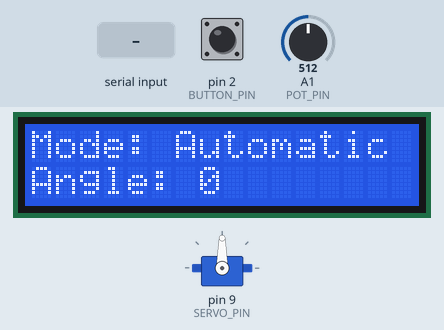
Simulated run of this program. Board: Arduino Uno, built with avr-gcc and run on an emulated ATmega328P. On the bench: servo, 16×2 character LCD. The test bench sets the inputs (shaded band); at power-on: pin 2 (BUTTON_PIN) LOW, A1 (POT_PIN) = 512. What the program prints to the serial monitor is not drawn.

Above: at 1.2 s.
1.3 s: pin 2 (BUTTON_PIN) pulled HIGH for 0.15 s
At 1.9 s:
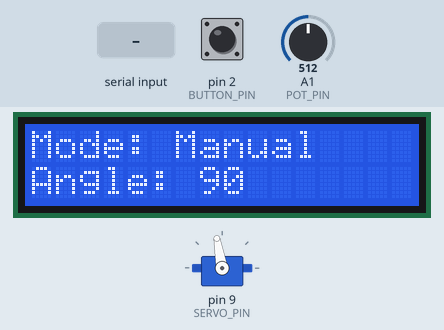
2.9 s: A1 (POT_PIN) set to 716
At 3.8 s:
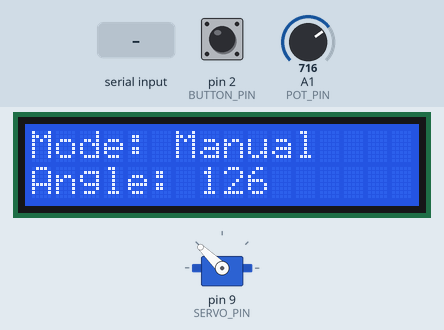
4.4 s: A1 (POT_PIN) set to 900
At 5.0 s:
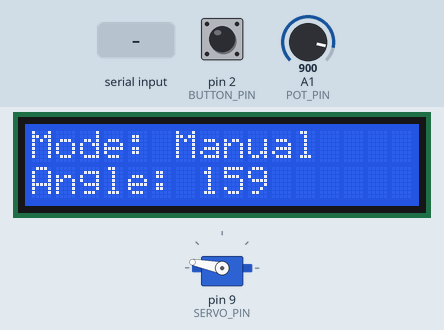
5.9 s: pin 2 (BUTTON_PIN) pulled HIGH for 1 s
At 6.6 s:
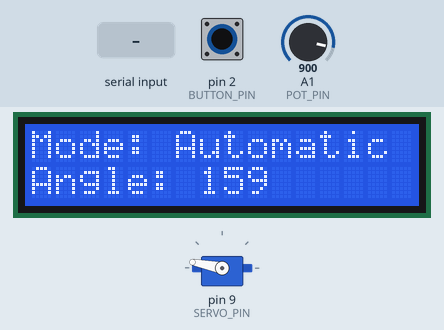
8.4 s: "90,45\n" received over Serial
At 10.8 s:
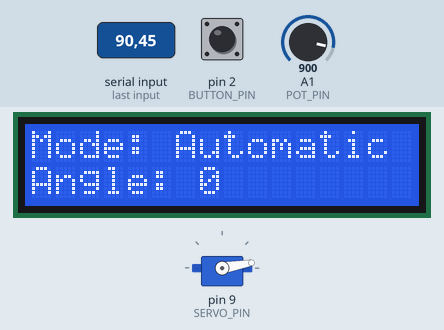
11.1 s: "30,150\n" received over Serial
At 11.8 s:
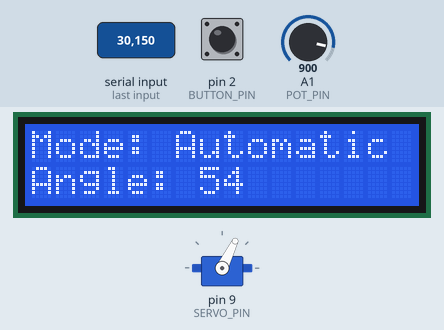
Timing chart, 0 to 14.1 s (numbered marks = the images above; inputs shaded):
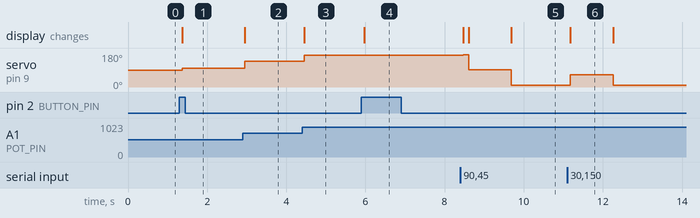

Measured:
- after the input at 1.3 s, servo on pin 9 (SERVO_PIN): 90° → 100° after 0.07 s; the display: changes after 0.07 s (image 1)
- after the input at 2.9 s, servo on pin 9 (SERVO_PIN): 100° → 136° after 0.06 s; the display: changes after 0.06 s (image 2)
- after the input at 4.4 s, servo on pin 9 (SERVO_PIN): 136° → 169° after 0.06 s; the display: changes after 0.06 s (image 3)
- after the input at 5.9 s, the display: changes after 0.07 s (image 4)
- after the input at 8.4 s, servo on pin 9 (SERVO_PIN): 169° → 172° after 0.07 s, → 91° 0.14 s later, → 10° 1.1 s later; the display: first changes after 0.07 s (image 5 shows a later state)
- after the input at 11.1 s, servo on pin 9 (SERVO_PIN): 10° → 64° after 0.07 s, → 10° 1.1 s later; the display: changes after 0.07 s (image 6)
- what the display in image 6 shows lasts 1.1 s, from 11.2 s to 12.3 s

The program:

main.cpp
```cpp
#include "ServoController.h"
#include "Potentiometer.h"
#include "Display.h"
#include "SerialIO.h"
#include "FSM.h"
#include <Arduino.h>

#define BUTTON_PIN 2
#define POT_PIN A1
#define SERVO_PIN 9
#define LCD_ADDR 0x27
#define LCD_COLS 16
#define LCD_ROWS 2

SerialIO serial;
ServoController servo(SERVO_PIN);
Potentiometer pot(POT_PIN);
Display display(LCD_ADDR, LCD_COLS, LCD_ROWS);
FSM fsm;

volatile bool buttonPressed = false;
volatile bool serialDataReceived = false;
volatile int serialValue = 0;
void buttonISR() {
    buttonPressed = true;
    delay(30); // debounce
}

void serialEvent() {
    Serial.println("Serial data received");
    serialValue = Serial.parseInt();
    serialDataReceived = true;
}

void setup() {

    Serial.begin(9600);
    Serial.println("Starting setup");
    serial.init();
    serial.setDebugEnabled(true);
    serial.debug("Serial debugging enabled");
    servo.init(serial);
    display.init(serial);
    fsm.init(serial);
    display.printMsg("Avviato...");

    serial.debug("Setup complete");
    pinMode(BUTTON_PIN, INPUT);
    attachInterrupt(digitalPinToInterrupt(BUTTON_PIN), buttonISR, RISING);
}

void loop() {
    fsm.update(&buttonPressed , &serialDataReceived, serialValue, pot, servo, display);


    if(buttonPressed != false) {
        Serial.println("Button pressed");
    }
}
```

Display.cpp
```cpp
#include "Display.h"

Display::Display(int addr, int cols, int rows) : lcd(addr, cols, rows) {
    this->cols = cols;
    this->rows = rows;
}
void Display::init(SerialIO& serial) {
    lcd.init();
    lcd.backlight();
    this->serial = serial;
}

void Display::printMsg(String msg) {
    lcd.clear();
    int len = constrain(msg.length(), 0, cols* rows);

    for(int i = 0; i < len; i++) {
        int x = len < 16 ? 0 : 1;
        int y = len < 16 ? i : i - 16;
        lcd.setCursor(y, x);
        lcd.print(msg[i]);
    }
}

bool Display::needUpdate(String mode, int angle){
    if (mode != this->mode || angle != this->angle){
        return true;
    }
    return false;
}
String Display::modeToStr(State mode){
    return mode == AUTOMATIC ? "Automatic" : "Manual";
}

void Display::update(State mode, int angle) {
    String modeStr = modeToStr(mode);
    if(!needUpdate(modeStr, angle)){
        return;
    }
    this->mode = modeStr;
    this->angle = angle;
    lcd.clear();
    String firstLine = "Mode: " + modeStr;
    for(int i = 0; i < firstLine.length(); i++) {
        lcd.setCursor(i, 0);
        lcd.print(firstLine[i]);
    }
    String secondLine = "Angle: " + String(angle);
    for(int i = 0; i < secondLine.length(); i++) {
        lcd.setCursor(i, 1);
        lcd.print(secondLine[i]);
    }
}
```

Display.h
```cpp
#ifndef DISPLAY_H
#define DISPLAY_H

#include <LiquidCrystal_I2C.h>
#include "SerialIO.h"
#include "State.h"

class Display {
public:
    Display(int addr, int cols, int rows);
    void init(SerialIO& serial);
    void update(State mode, int angle);
    void printMsg(String msg);

private:
    bool needUpdate(String mode, int angle);
    String modeToStr(State mode);
    LiquidCrystal_I2C lcd;
    SerialIO serial;
    int cols;
    int rows;
    String mode;
    int angle;
};

#endif
```

FSM.cpp
```cpp
#include "FSM.h"
#include <Arduino.h>

void FSM::init( SerialIO& serial) {
    currentState = AUTOMATIC;
    this->serial = serial;
}

void FSM::update(volatile bool* buttonPressed, volatile bool* serialDataReceived, int serialValue, Potentiometer& pot, ServoController& servo, Display& display) {
    bool updated = false;

    if (*buttonPressed) {
        *buttonPressed = false;
        serial.debug("Button pressed switching state, new state:" + String(currentState == AUTOMATIC ? "Manual" : "Automatic"));
        switchState();
    }

    int angle = 0;

    if (currentState == AUTOMATIC) {
        if (*serialDataReceived) {
            *serialDataReceived = false;
            if(serialValue < 0 || serialValue > 100) {
                return;
            }
            angle = map(serialValue, 0, 100, 0, 180);
            serial.debug("Recieved a new level " + String(serialValue) + " mapping to angle: " + String(angle));
        }else {
            angle = servo.getAngle();
        }
    } else {
        int potValue = pot.read();
        angle = map(potValue, 0, 1023, -1, 181); // mappo a -1 e 181 e poi applico min e max perchè il potenziometro ha problemi con i fondoscala
        angle = constrain(angle, 0, 180);
        delay(10);//debounce lettura analogica
    }

    updated = servo.getAngle() != angle;
    display.update(currentState, angle);

    if(updated == true) {
        serial.debug("Updating servo angle");
        servo.setAngle(angle);
    }
}

void FSM::switchState() {
    if (currentState == AUTOMATIC) {
        currentState = MANUAL;
    } else {
        currentState = AUTOMATIC;
    }
}
```

FSM.h
```cpp
#ifndef FSM_H
#define FSM_H

#include "ServoController.h"
#include "Potentiometer.h"
#include "Display.h"
#include "SerialIO.h"
#include "State.h"

class FSM {
public:
    void init(SerialIO& serial);
    void update(volatile bool* buttonPressed, volatile bool* serialDataReceived, int serialValue, Potentiometer& pot, ServoController& servo, Display& display);

private:
    State currentState;
    void switchState();
    SerialIO serial;
};

#endif
```

Potentiometer.cpp
```cpp
#include "Potentiometer.h"
#include <Arduino.h>

Potentiometer::Potentiometer(int pin) : pin(pin) {}

void Potentiometer::init() {
    pinMode(pin, INPUT);
}

int Potentiometer::read() {
    return analogRead(pin);
}
```

Potentiometer.h
```cpp
#ifndef POTENTIOMETER_H
#define POTENTIOMETER_H

class Potentiometer {
public:
    Potentiometer(int pin);
    void init();
    int read();

private:
    int pin;
};

#endif
```

SerialIO.cpp
```cpp
#include "SerialIO.h"

SerialIO::SerialIO(){}


void SerialIO::init() {
    debugEnabled = false;
}

void SerialIO::debug(String msg){
    if(this-> debugEnabled){
        Serial.print("Debug: ");
        Serial.println(msg);
    }
}

void SerialIO::setDebugEnabled(boolean debugEnabled){
    this->debugEnabled = debugEnabled;
}
```

SerialIO.h
```cpp
#include <Arduino.h>

#ifndef SERIALIO_H
#define SERIALIO_H

class SerialIO {
public:
    SerialIO();
    void init();
    void debug(String msg);
    void setDebugEnabled(bool debugEnabled);
private:
    bool debugEnabled;
};

#endif
```

ServoController.cpp
```cpp
#include "ServoController.h"

ServoController::ServoController(int pin) {
    this->pin = pin;
}

void ServoController::init(SerialIO& serial) {
    servo.attach(pin);
    this->serial = serial;
}

void ServoController::setAngle(int angle) {
    serial.debug("Setting angle to " + String(angle));
    this->angle = angle;
    servo.write(angle + 10); // offset since the servo vibrate when putted to 0
    delay(20);
}

int ServoController::getAngle() {
    return angle;
}
```

ServoController.h
```cpp
#ifndef SERVOCONTROLLER_H
#define SERVOCONTROLLER_H

#include <Servo.h>
#include "SerialIO.h"

class ServoController {
public:
    ServoController(int pin);
    void init(SerialIO& serial);
    void setAngle(int angle);
    int getAngle();

private:
    Servo servo;
    SerialIO serial;
    int pin;
    int angle;
};

#endif
```

State.h
```cpp
#ifndef STATE_H
#define STATE_H

enum State {
    AUTOMATIC,
    MANUAL
};

#endif
```
